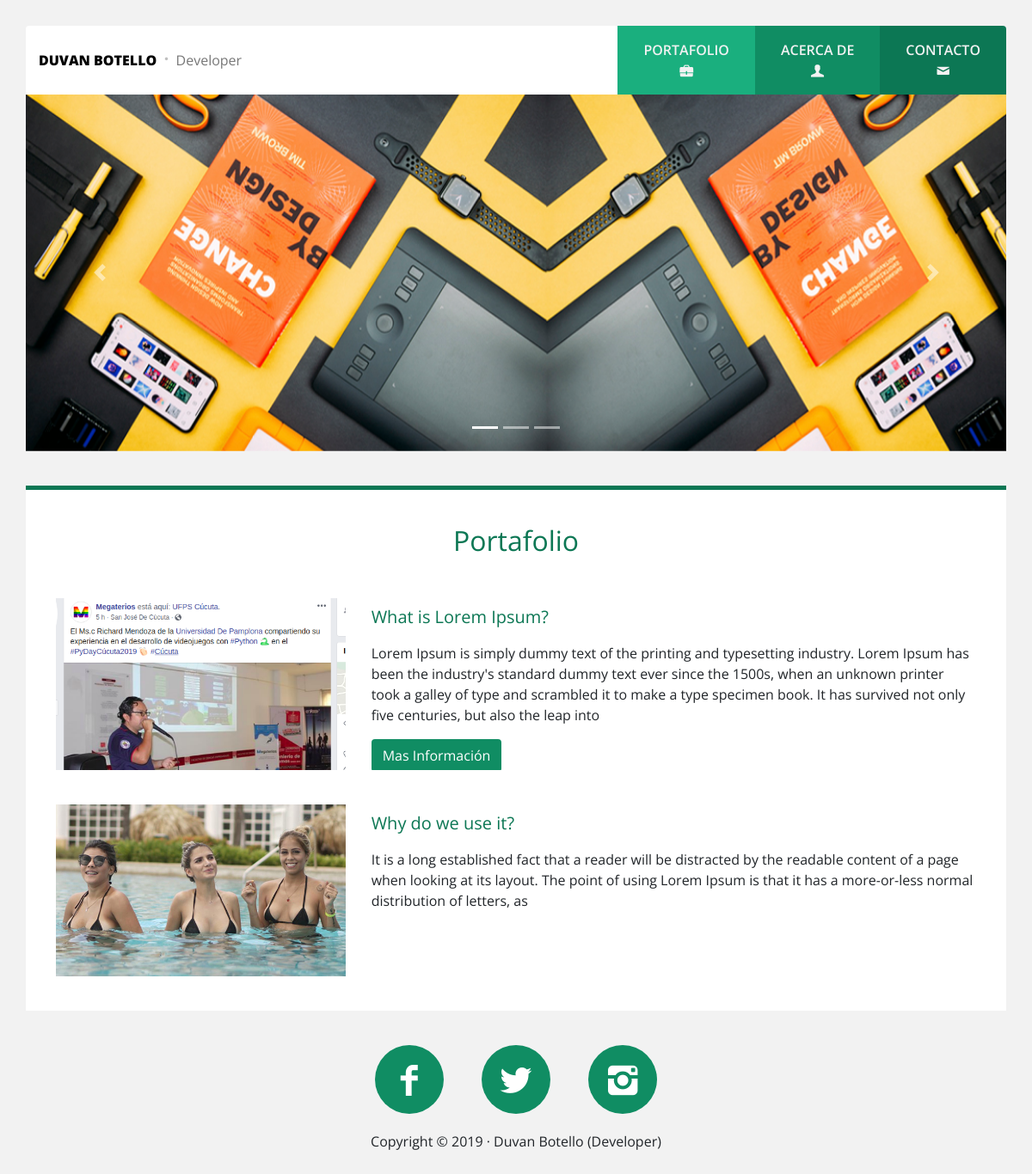
The page / on the database its author committed.
### portfolio/models.py (models this page shows, shortened)
class Project(models.Model):
    title = models.CharField(max_length=200, verbose_name="Titulo")
    description = models.TextField(verbose_name="Descripcion")
    image = models.ImageField(verbose_name="Imagen", upload_to="Project") # upload_to me dice donde guardar la media de la app media
    link = models.URLField(null=True, blank=True, verbose_name="Direccion Web" )
    created = models.DateTimeField(auto_now_add=True,verbose_name="Fecha de creacion")
    updated = models.DateTimeField(auto_now_add=True,verbose_name="Fecha de Edicion")
    class Meta:
        verbose_name = "Proyecto"
        verbose_name_plural = "Proyectos"
        ordering = ["-created"]

### portfolio/views.py (the view)
# urls.py: path('', views.portfolio, name="portfolio"),
def portfolio(request):
    projects = Project.objects.all()
    return render(request, "portfolio/portfolio.html", {'projects': projects})

### portfolio/templates/portfolio/portfolio.html (shortened to what this page needs)
{% extends 'core/base.html' %}
{% load static %}
{% block slider %}
<div class="row slider">
	<div class="col">
		<div class="carousel slide" id="slider" data-ride="carousel">
			<ol class="carousel-indicators">
				<li data-target="#slider" data-slide-to="0" class="active"></li>
				<li data-target="#slider" data-slide-to="1"></li>
				<li data-target="#slider" data-slide-to="2"></li>
			</ol>
			<div class="carousel-inner">
				<div class="carousel-item active">
					<img src="{% static 'core/img/slide1.jpg' %}" class="d-block w-100" alt="Slide#1">
				</div>
			</div>
			<a class="carousel-control-prev" href="#slider" role="button" data-slide="prev">
				<span class="carousel-control-prev-icon" aria-hidden="true"></span>
			</a>
			<a class="carousel-control-next" href="#slider" role="button" data-slide="next">
				<span class="carousel-control-next-icon" aria-hidden="true"></span>
			</a>
		</div>
	</div>
</div>
{% endblock %}
{% block content %}
<main>
	<div class="container">
		<div class="row contenedor">
			<div class="col">
				<h2 class="titulo">Portafolio</h2>
				<div class="row projects justify-content-center">
				{% for project in projects %}
					<div class="content-project col-12 col-lg-4 col-md-4">
						<a href="" data-toggle="modal" data-target="#modal">
							<img src="{{ project.image.url }}" class="img-fluid" alt="...">
						</a>
					</div>
					<div class="content-project col-12 col-lg-8 col-md-8">
						<h5 class="title-project">{{ project.title }}</h5>
						<p> {{ project.description }} </p>
						{% if project.link %}
						<a href="{{ project.link }}" class="btn link-project">Mas Información</a>
						{% endif %}
					</div>
				{% endfor %}
				</div>
			</div>
		</div>
	</div>
</main>
{% endblock %}

### core/static/core/css/styles.css (style rules this page uses)
body { background: #f2f2f2; font-family: 'Open Sans', sans-serif; }
.slider { margin-bottom: 40px; }
.slider .col { padding: 0; }
.contenedor { background: #fff; border-top: 5px solid #0c7754; padding: 0 20px; }
.titulo { padding: 40px 0; text-align: center; color: #0c7754; font-family: 'Open Sans', sans-serif; font-weight: 400; }
.title-project { padding: 10px 0; color: #0c7754; font-family: 'Open Sans', sans-serif; font-weight: 400; }
.contenedor .projects .content-project .link-project { background: #108d63; display: inline-block; color: #fff; }
.contenedor .projects .content-project { margin-bottom: 40px; max-height: 200px; overflow: hidden; }
.contenedor .projects .content-project a { background: #25d198; display: inline-block; }

### rows shown on the page
Project: image (picture), title "What is Lorem Ipsum?", description "Lorem Ipsum is simply dummy text of the printing and typesetting industry. Lorem Ipsum has been the industry's standard dummy text ever since the 1500s, when an unknown printer took a galley of type and scrambled it to make a type specimen book. It has survived not only five centuries, but also the leap into"
Project: image (picture), title "Why do we use it?", description "It is a long established fact that a reader will be distracted by the readable content of a page when looking at its layout. The point of using Lorem Ipsum is that it has a more-or-less normal distribution of letters, as"
